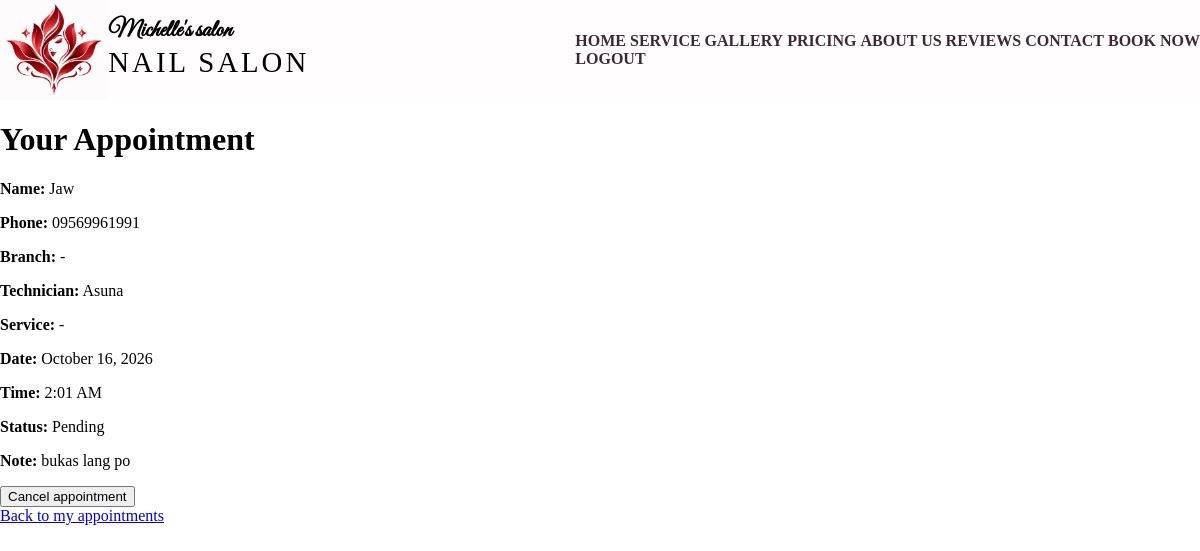
Before: /appointments/1/ (signed in) with the older database file.
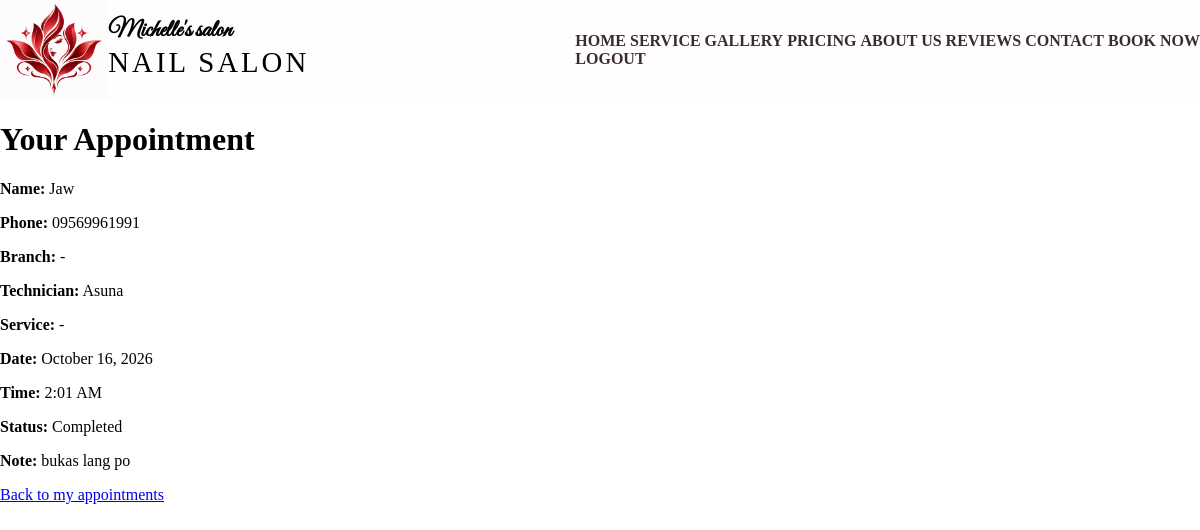
After: the same page with the newer database file.
### apiprojects/models.py (models this page shows, shortened)
class Appointment(models.Model):
    user = models.ForeignKey(
         settings.AUTH_USER_MODEL, on_delete=models.CASCADE,
         related_name="appointments", null=True, blank=True
    )
    STATUS_CHOICES = [
         ("pending", "Pending"),
         ("completed", "Completed"),
         ("confirmed", "Confirmed"),
         ("cancelled", "Cancelled"),
         ("no_show", "No_show"),
    ]
    name = models.CharField(max_length=100)
    staff = models.ForeignKey(
        Staff, on_delete=models.PROTECT, related_name="appointments"
    )
    service = models.ForeignKey(Service, on_delete=models.PROTECT, null=True)
    branch = models.ForeignKey(Branch, on_delete=models.PROTECT, null=True, blank=True, related_name="appointments")
    status = models.CharField(max_length=10, choices=STATUS_CHOICES, default="pending")
    created_at = models.DateTimeField(auto_now_add=True)
    appointment_date = models.DateTimeField()
    phone_number = models.CharField(
            max_length=11,
            validators=[phone_validator],
            null=True, blank=True,
        )
    note = models.TextField(blank=True)
    class Meta:
        ordering = ["appointment_date"]
        constraints = [
             models.UniqueConstraint(
                  fields=["user"],
                  condition = models.Q(status__in=["pending", 'confirmed']),
                  name="one_active_appointment_per_user",
             )
        ]

class Staff(models.Model):
    user = models.OneToOneField(settings.AUTH_USER_MODEL, on_delete=models.SET_NULL, related_name="staff_profile", null=True, blank=True)
    name = models.CharField(max_length=100)
    role = models.CharField(max_length=60, blank=True)
    image = models.ImageField(upload_to="staff/")
    number = models.CharField(max_length=20, null=True, blank=True)
    location = models.CharField(max_length=100, null=True, blank=True)
    base_salary = models.DecimalField(max_digits=10, decimal_places=2, default=0)
    commission_rate = models.DecimalField(max_digits=4, decimal_places=2, default=0)
    class Meta:
        verbose_name_plural = "staff"
    def __str__(self):
        return self.name

### apiprojects/views.py (the view)
# urls.py: path("appointments/<int:pk>/", views.appointment_detail, name="appointment_detail"),
@login_required
def appointment_detail(request, pk):
    if request.user.is_staff:
        appointment = get_object_or_404(
            Appointment.objects.select_related("staff", "service", "branch"), pk=pk
        )
    else:
        appointment = get_object_or_404(
            Appointment.objects.select_related("staff", "service", "branch"),
            pk=pk, user=request.user,
        )
    deadline = appointment.appointment_date - timedelta(hours=2)
    is_active = appointment.status in ("pending", "confirmed")
    past_deadline = timezone.now() >= deadline
    can_cancel = is_active and (request.user.is_staff or not past_deadline)
    context = {
        "appointment": appointment,
        "can_cancel": can_cancel,
        "is_active": is_active,
        "past_deadline": past_deadline,
        "deadline": deadline,
    }
    return render(request, "appointments/detail.html", context)

### apiprojects/templates/appointments/detail.html (shortened to what this page needs)
{% extends 'appointments/urltemplate.html' %}
{% load static %}
{% block content %}
<h1>Your Appointment</h1>
<p><strong>Name:</strong> {{ appointment.name }}</p>
<p><strong>Phone:</strong> {{ appointment.phone_number|default:"-" }}</p>
<p><strong>Branch:</strong> {{ appointment.branch|default:"-" }}</p>
<p><strong>Technician:</strong> {{ appointment.staff }}</p>
<p><strong>Service:</strong> {{ appointment.service.service_name|default:"-" }}</p>
<p><strong>Date:</strong> {{ appointment.appointment_date|date:"F d, Y" }}</p>
<p><strong>Time:</strong> {{ appointment.appointment_date|time:"g:i A" }}</p>
<p><strong>Status:</strong> {{ appointment.get_status_display }}</p>
<p><strong>Note:</strong> {{ appointment.note|default:"-" }}</p>
{% if can_cancel %}
  <form method="post" action="{% url 'cancel_appointment' appointment.pk %}">
    <button type="submit">Cancel appointment</button>
  </form>
{% elif is_active and past_deadline %}
  <p>This appointment can no longer be cancelled online (less than 2 hours before the appointment).</p>
{% endif %}
<a href="{% url 'appointment_list' %}">Back to my appointments</a>
{% endblock %}

Changed rows visible on the page:
changed Appointment "Jaw": status "Pending" → "Completed"
Other visible differences:
text no longer shown: "Cancel appointment"
